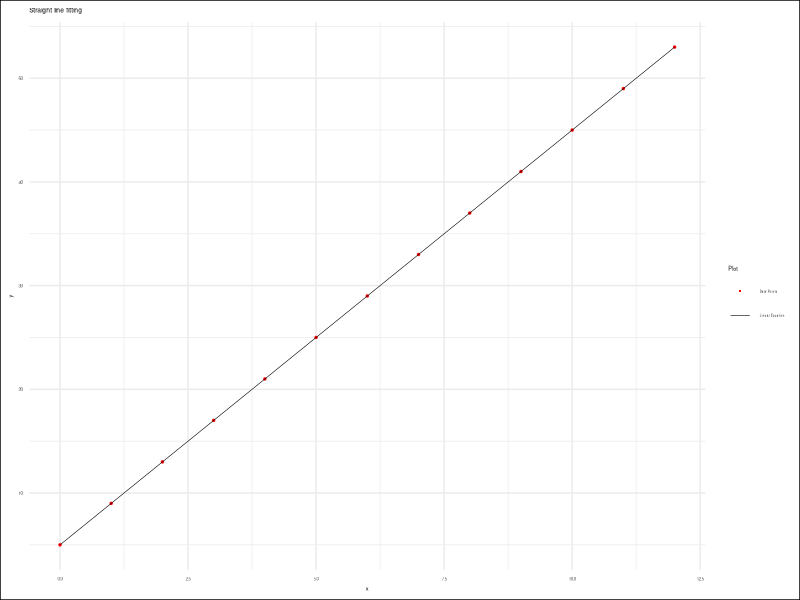

This figure's R source:
# Load required libraries
library(readr)
library(ggplot2)

# Read data from CSV file
data <- read_csv(
  "series.csv",
  show_col_types = FALSE)

# Extract x_values and y_values
x_values <- data$xs
y_values <- data$ys1

# Curve Fitting Order
order <- 1

# Perform linear regression using lm()
lm_model <- lm(y_values ~ 
  poly(x_values, order, raw = TRUE))

# Coefficients
coefficients <- coef(lm_model)

# Reverse order to match output
coefficients <- coefficients[
  length(coefficients):1]

# Print coefficients
cat("Coefficients (a, b):\n\t",
  coefficients, "\n")

# Generate values for the regression line
x_plot <- seq(
  min(x_values), max(x_values),
  length.out = 100)
y_plot <- predict(
  lm_model,
  newdata = data.frame(x_values = x_plot))

# Create data frame for ggplot2
data <- data.frame(x = x_values, y = y_values)

# Plot using ggplot2
plot <- ggplot(data, aes(x = x, y = y)) +
  geom_point(aes(color="Data Points"), size = 0.5) +
  geom_line(
    data = data.frame(x = x_plot, y = y_plot),
    aes(x, y, color="Linear Equation"),
    linewidth = 0.2) +
  labs(
    x = "x", y = "y",
    title = "Straight line fitting") +
  theme_minimal() +
  theme(legend.position = "right",
        legend.text = element_text(size = 2),
        plot.background = element_rect(fill = "white"),
        text = element_text(size = 4)) +
  scale_color_manual(
    name = "Plot",
    breaks = c(
      "Data Points",
      "Linear Equation"),
    values = c(
      "Data Points"="red",
      "Linear Equation"="black")) +
  guides(
    color = guide_legend(
      override.aes = list(
        shape = c(16, NA), linetype = c(0, 1)
    )))

# Save plot as PNG
ggsave("14-lm-gg-line.png",
  plot, width = 800, height = 400, units = "px")

  
